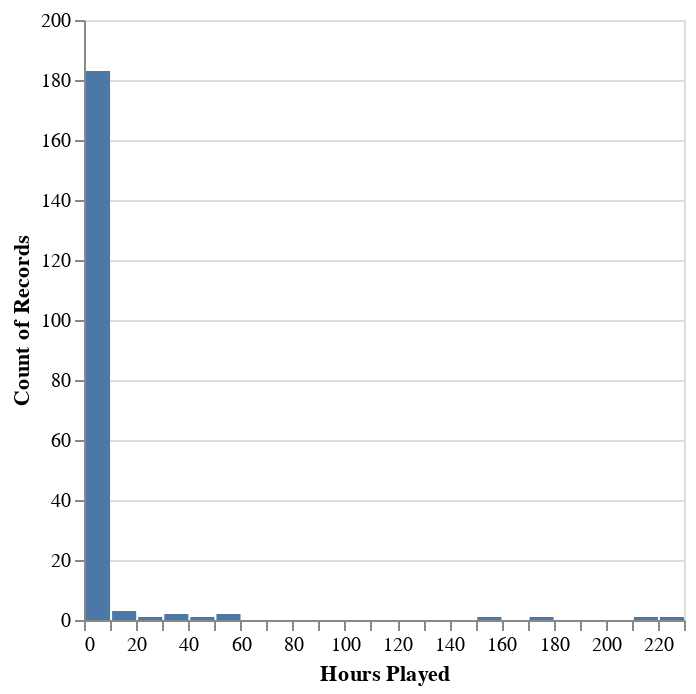

The code cell stored with this chart in its notebook:
### Code cell
mean_hours_hist = alt.Chart(players).mark_bar().encode(
    x=alt.X('played_hours').title('Hours Played').bin(maxbins=30),
    y=alt.Y('count()')
)

mean_hours_hist

### Figure 1 — Vega specification as saved in the notebook (floating-point values rounded to 4 significant figures)
{"$schema": "https://vega.github.io/schema/vega/v5.json", "data": [{"name": "source_0", "values": [{"__count": 2, "bin_maxbins_30_played_hours": 30.0, "bin_maxbins_30_played_hours_end": 40.0}, {"__count": 183, "bin_maxbins_30_played_hours": 0.0, "bin_maxbins_30_played_hours_end": 10.0}, {"__count": 1, "bin_maxbins_30_played_hours": 40.0, "bin_maxbins_30_played_hours_end": 50.0}, {"__count": 3, "bin_maxbins_30_played_hours": 10.0, "bin_maxbins_30_played_hours_end": 20.0}, {"__count": 1, "bin_maxbins_30_played_hours": 210.0, "bin_maxbins_30_played_hours_end": 220.0}, {"__count": 2, "bin_maxbins_30_played_hours": 50.0, "bin_maxbins_30_played_hours_end": 60.0}, {"__count": 1, "bin_maxbins_30_played_hours": 220.0, "bin_maxbins_30_played_hours_end": 230.0}, {"__count": 1, "bin_maxbins_30_played_hours": 150.0, "bin_maxbins_30_played_hours_end": 160.0}, {"__count": 1, "bin_maxbins_30_played_hours": 20.0, "bin_maxbins_30_played_hours_end": 30.0}, {"__count": 1, "bin_maxbins_30_played_hours": 170.0, "bin_maxbins_30_played_hours_end": 180.0}]}, {"name": "source_0_y_domain___count", "values": [{"min": 1, "max": 183}]}], "signals": [{"name": "bin_maxbins_30_played_hours_bins", "value": {"fields": ["played_hours"], "fname": "bin_played_hours", "start": 0.0, "step": 10.0, "stop": 230.0}}], "marks": [{"type": "rect", "name": "marks", "from": {"data": "source_0"}, "encode": {"update": {"fill": {"value": "#4c78a8"}, "x2": {"field": "bin_maxbins_30_played_hours", "scale": "x", "offset": {"signal": "0.5 + (abs(scale(\"x\", datum[\"bin_maxbins_30_played_hours_end\"]) - scale(\"x\", datum[\"bin_maxbins_30_played_hours\"])) < 0.25 ? -0.5 * (0.25 - (abs(scale(\"x\", datum[\"bin_maxbins_30_played_hours_end\"]) - scale(\"x\", datum[\"bin_maxbins_30_played_hours\"])))) : 0.5)"}}, "x": {"field": "bin_maxbins_30_played_hours_end", "scale": "x", "offset": {"signal": "0.5 + (abs(scale(\"x\", datum[\"bin_maxbins_30_played_hours_end\"]) - scale(\"x\", datum[\"bin_maxbins_30_played_hours\"])) < 0.25 ? 0.5 * (0.25 - (abs(scale(\"x\", datum[\"bin_maxbins_30_played_hours_end\"]) - scale(\"x\", datum[\"bin_maxbins_30_played_hours\"])))) : -0.5)"}}, "y": {"field": "__count", "scale": "y"}, "y2": {"value": 0, "scale": "y"}}}, "style": ["bar"]}], "scales": [{"name": "x", "type": "linear", "domain": {"signal": "[bin_maxbins_30_played_hours_bins.start, bin_maxbins_30_played_hours_bins.stop]"}, "range": [0, {"signal": "width"}], "bins": {"signal": "bin_maxbins_30_played_hours_bins"}, "zero": false}, {"name": "y", "type": "linear", "domain": [{"signal": "(data(\"source_0_y_domain___count\")[0] || {}).min"}, {"signal": "(data(\"source_0_y_domain___count\")[0] || {}).max"}], "range": [{"signal": "height"}, 0], "zero": true, "nice": true}], "axes": [{"scale": "y", "ticks": false, "gridScale": "x", "labels": false, "zindex": 0, "grid": true, "orient": "left", "tickCount": {"signal": "ceil(height/40)"}, "aria": false, "minExtent": 0, "maxExtent": 0, "domain": false}, {"scale": "x", "tickCount": {"signal": "ceil(width/10)"}, "labelFlush": true, "zindex": 0, "grid": false, "orient": "bottom", "title": "Hours Played", "labelOverlap": true}, {"scale": "y", "tickCount": {"signal": "ceil(height/40)"}, "zindex": 0, "labelOverlap": true, "orient": "left", "grid": false, "title": "Count of Records"}], "width": 300, "background": "white", "padding": 5, "style": "cell", "height": 300}
